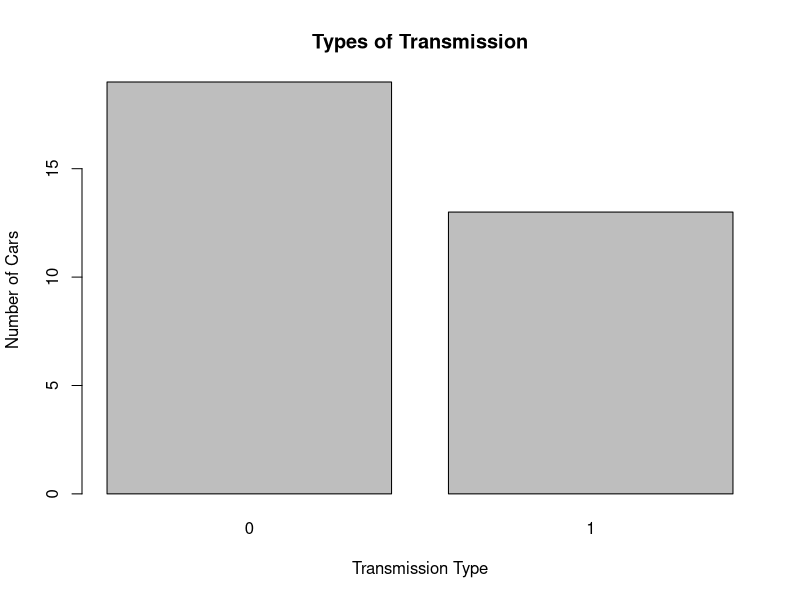
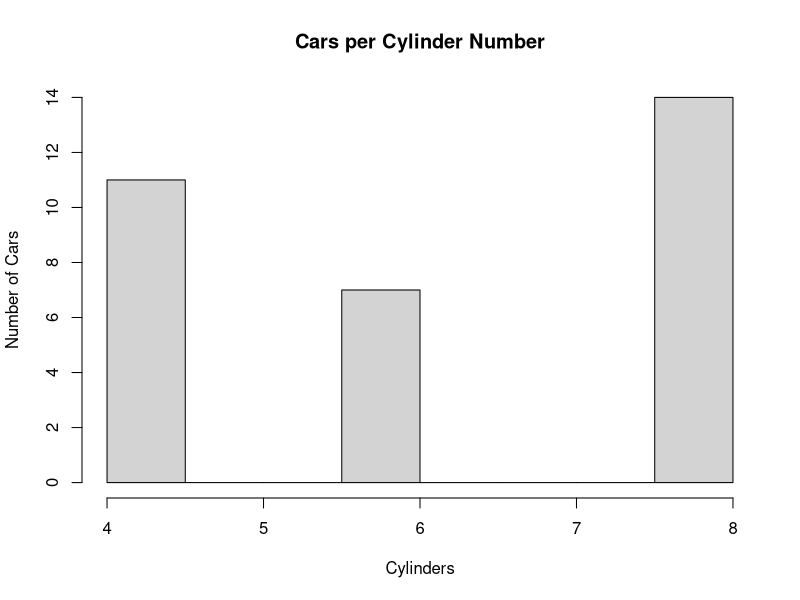
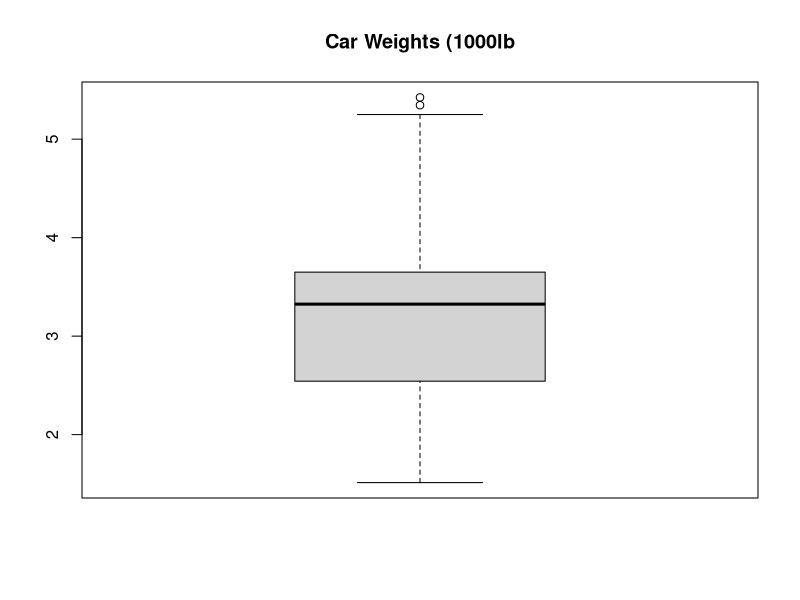

The R script that drew these images, in order:
## ---- chunk 1
# Write your answer here
mean(mtcars$mpg[mtcars$cyl==4])
mean(mtcars$mpg[mtcars$cyl==8])
## ---- chunk 2
# Write your answer here
automatic <- mtcars[which(mtcars$am==0),]
manual <- mtcars[which(mtcars$am==1),]
summary(automatic)
summary(manual)
## ---- chunk 3
# Write your answer here
sd(mtcars$mpg)
sd(mtcars$wt)
## ---- chunk 4
# Write your answer here
barplot(table(mtcars$am), main = "Types of Transmission", xlab = "Transmission Type", ylab = "Number of Cars")
## ---- chunk 5
# Write your answer here
hist(mtcars$cyl, main="Cars per Cylinder Number", xlab = "Cylinders", ylab = "Number of Cars")
## ---- chunk 6
# Write your answer here
summary(mtcars$wt)
boxplot(mtcars$wt, main = "Car Weights (1000lb")
